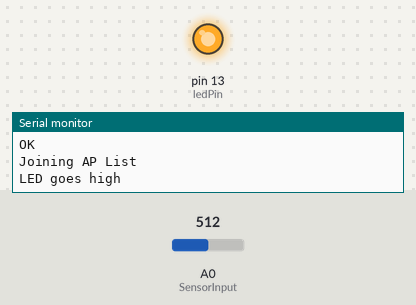
A sketch run on a simulated Arduino Uno, built with avr-gcc and run on an emulated ATmega328P. On the bench: output pins drawn as LEDs (lit = HIGH), the last lines printed to the serial monitor. The test bench sets the inputs (shaded band); at power-on: A0 (SensorInput) = 512. The modem accepts every AT command (registered, SIM ready, sends succeed) and sends nothing else.

Above: at 49.5 s.
At 62.0 s:
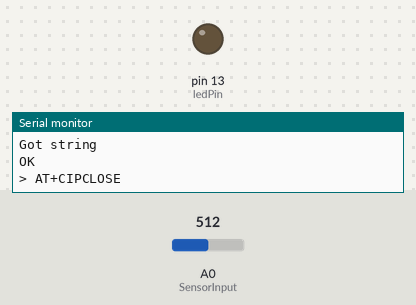
Timing chart, 0 to 80.6 s (numbered marks = the images above):
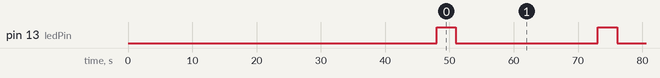

The sketch:

ESP_SENSOR_CLOUD_NEX001_OCT_2016.ino
```cpp
#include <SoftwareSerial.h>
#include <stdlib.h>

// LED
int ledPin = 13;
// SensorInput analog input (A0)
int SensorInput = 0;

// replace with your channel's thingspeak API key
String apiKey = "RBXIBG4IM7BG372W";

SoftwareSerial ser(2,3); // RX, TX

// this runs once
void setup() {
  // initialize the digital pin as an output.
  pinMode(ledPin, OUTPUT);

  // enable debug serial
  Serial.begin(9600);
  // enable software serial
  ser.begin(115200);

  // reset ESP8266
  ser.println("AT+RST");
  delay (10000);
  ser.println("AT");
  while(ser.available())
  {
    Serial.write(ser.read());
  }
  Serial.println("Sending AT command");
  while(ser.available())
  {
    Serial.write(ser.read());
  }
  delay (5000);
 ser.println("AT+CWMODE=1");
 delay (5000);

  ser.println("AT+CWMODE?");
  while(ser.available())
  {
    Serial.write(ser.read());
  }
  Serial.println("Setting mode");
  delay (5000);
  ser.println("AT+CWJAP=\"aamer\",\"49class_3A\"");
  delay (15000);
  while(ser.available())
  {
    Serial.write(ser.read());
  }
  Serial.println("Joining AP List");
  delay (8000);
}

// the loop
void loop() {
  // blink LED on board
  digitalWrite(ledPin, HIGH);
  Serial.println("LED goes high");
  delay(3000);
  digitalWrite(ledPin, LOW);
  // read the value from SensorInput.
  // read 10 values for averaging.
  int val = 0;
  val = analogRead(SensorInput);
  Serial.println("Analog reading");
  // convert to string
  char buf[16];
  String strTemp = String(val, DEC);
  Serial.println("Printing parameter");
  Serial.println(strTemp);

  // TCP connection
  String cmd = "AT+CIPSTART=\"TCP\",\"";
  cmd += "184.106.153.149"; // api.thingspeak.com
  cmd += "\",80";
  ser.println(cmd);
  Serial.println(cmd);
  while(ser.available())
  {
    Serial.write(ser.read());
  }

  Serial.println("TCP connection");

  if(ser.find("Error")){
    Serial.println("AT+CIPSTART error");
    return;
  }

  // prepare GET string
  String getStr = "GET /update?api_key=";
  getStr += apiKey;
  getStr +="&field1=";
  getStr += String(strTemp);
  getStr += "\r\n\r\n";

  Serial.println("Got string");

  // send data length
  cmd = "AT+CIPSEND=";
  cmd += String(getStr.length());
  ser.println(cmd);
  while(ser.available())
  {
    Serial.write(ser.read());
  }

  if(ser.find(">")){
    ser.print(getStr);
  }
  else{
    ser.println("AT+CIPCLOSE");
    // alert user
    Serial.println("AT+CIPCLOSE");
  }
 delay(20000);
}
```

Measured:
- by itself, pin 13 (ledPin): alternates HIGH for 3.0 s and LOW for 22.0 s
